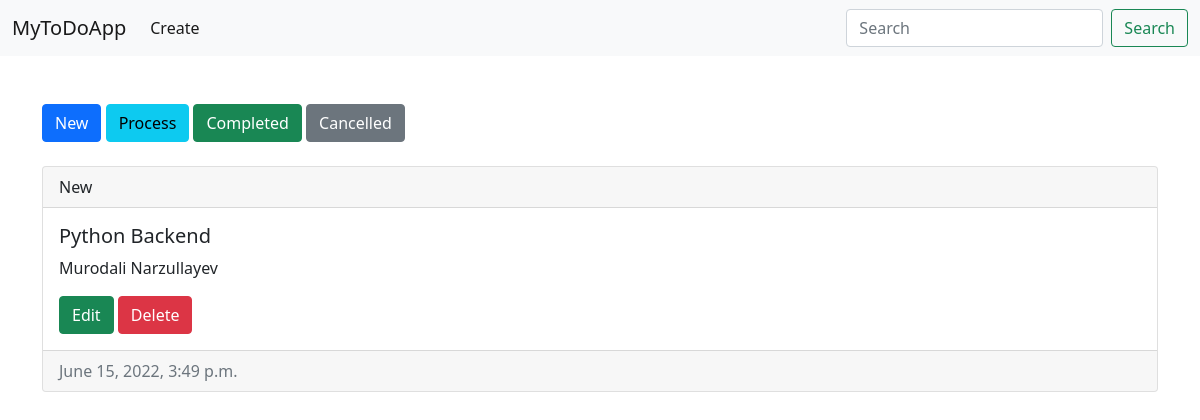
Page /?a=0 (signed in) on the committed database.
### todoapp/models.py (models this page shows, shortened)
class Todo(models.Model):
    author = models.ForeignKey(User, on_delete=models.CASCADE)
    title = models.CharField(max_length=221)
    content = models.TextField()
    status = models.IntegerField(choices=STATUS)
    created_at = models.DateTimeField(auto_now_add=True)

### todoapp/views.py (the view)
# urls.py: path('', index, name='index'),
@login_required
def index(request):
    user = request.user
    todos = Todo.objects.filter(author=user)
    obj = request.GET.get('a')
    if obj:
        todos = todos.filter(status__exact=obj)
    search = request.GET.get('i')
    if search:
        todos = todos.filter(title__icontains=search)
    ctx = {
        'todos': todos
    }
    return render(request, 'index.html', ctx)

### templates/index.html
{% extends 'base.html' %}
{% block content %}
        <div class="status-list">
            <a href="/?a=0" type="button" class="btn btn-primary">New</a>
            <a href="/?a=1" class="btn btn-info">Process</a>
            <a href="/?a=2" class="btn btn-success">Completed</a>
            <a href="/?a=3" class="btn btn-secondary">Cancelled</a>
        </div>
        <div class="todo-card mt-4">
            {% for todo in todos %}
            <div class="card mt-4">
                <div class="card-header">
                    {{ todo.get_status_display }}
                </div>
                <div class="card-body">
                    <h5 class="card-title">{{ todo.title }}</h5>
                    <p class="card-text">{{ todo.content }}</p>
                    <a href="/edit/{{ todo.id }}/" class="btn btn-success">Edit</a>
                    <a href="/delete/{{ todo.id }}/" class="btn btn-danger">Delete</a>
                </div>
                <div class="card-footer text-muted">
                    {{ todo.created_at }}
                </div>
            </div>
            {% endfor %}
        </div>
{% endblock %}

### rows in the picture
Todo: status "New", title "Python Backend", content "Murodali Narzullayev", created_at "June 15, 2022, 3:49 p.m."
